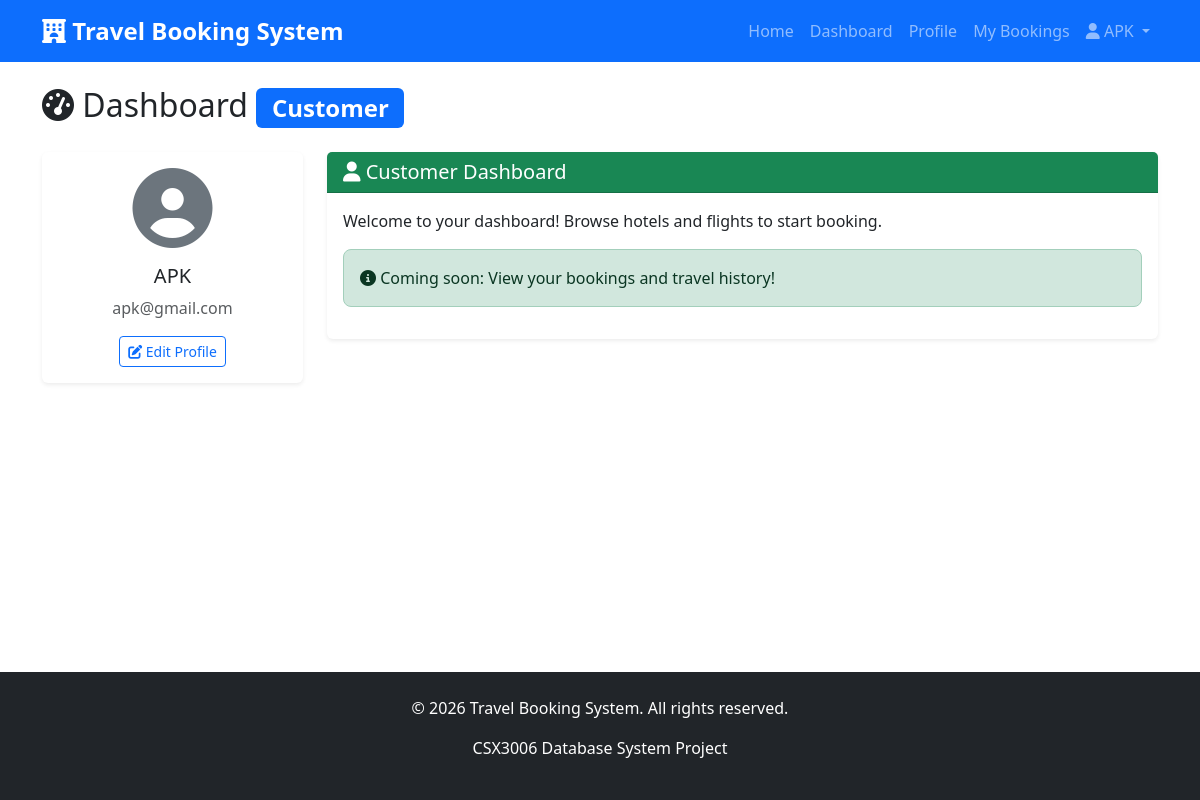
The app's page /accounts/dashboard/ (signed in) with its own data.
### accounts/models.py (models this page shows, shortened)
class User(AbstractUser):
    ROLE_CHOICES = [
        ('customer', 'Customer'),
        ('partner', 'Partner Admin'),
        ('admin', 'System Admin'),
    ]
    role = models.CharField(
        max_length=20,
        choices=ROLE_CHOICES,
        default='customer',
        help_text='User role in the system'
    )
    email = models.EmailField(
        unique=True,
        help_text='Email address (must be unique)'
    )
    phone = models.CharField(
        max_length=15,
        blank=True,
        null=True,
        help_text='Contact phone number'
    )
    created_at = models.DateTimeField(auto_now_add=True)
    updated_at = models.DateTimeField(auto_now=True)
    class Meta:
        verbose_name = 'User'
        verbose_name_plural = 'Users'
        ordering = ['-created_at']
    def is_partner(self):
        return self.role == 'partner'
    def is_system_admin(self):
        return self.role == 'admin'

### accounts/views.py (the view)
# urls.py: path('dashboard/', views.dashboard_view, name='dashboard'),
@login_required
def dashboard_view(request):
    context = {
        'user': request.user,
        'role': request.user.role,
    }
    if request.user.is_system_admin():
        context['total_users'] = User.objects.count()
        context['total_customers'] = User.objects.filter(role='customer').count()
        context['total_partners'] = User.objects.filter(role='partner').count()
    elif request.user.is_partner():
        return redirect('partners:partner_dashboard')
    else:
        context['message'] = 'Welcome to your dashboard! Browse hotels and flights to start booking.'
    return render(request, 'accounts/dashboard.html', context)

### templates/accounts/dashboard.html (shortened to what this page needs)
{% extends 'base.html' %}
{% block content %}
<div class="container">
    <h2 class="mb-4">
        <i class="fas fa-tachometer-alt"></i> Dashboard
        <span class="badge bg-primary">{{ user.get_role_display }}</span>
    </h2>
    <div class="row">
        <div class="col-md-3">
            <div class="card mb-3">
                <div class="card-body text-center">
                    {% if user.profile.profile_picture %}
                        <img src="{{ user.profile.profile_picture.url }}" alt="Profile" class="rounded-circle mb-3" style="width: 100px; height: 100px; object-fit: cover;">
                    {% else %}
                        <i class="fas fa-user-circle fa-5x text-secondary mb-3"></i>
                    {% endif %}
                    <h5>{{ user.username }}</h5>
                    <p class="text-muted">{{ user.email }}</p>
                    <a href="{% url 'accounts:profile' %}" class="btn btn-sm btn-outline-primary">
                        <i class="fas fa-edit"></i> Edit Profile
                    </a>
                </div>
            </div>
        </div>
        <div class="col-md-9">
            {% if user.is_system_admin %}
                <div class="card mb-3">
                    <div class="card-header bg-danger text-white">
                        <h5 class="mb-0"><i class="fas fa-crown"></i> System Admin Dashboard</h5>
                    </div>
                    <div class="card-body">
                        <div class="row">
                            <div class="col-md-4">
                                <div class="card bg-primary text-white">
                                    <div class="card-body">
                                        <h3>{{ total_users }}</h3>
                                        <p>Total Users</p>
                                    </div>
                                </div>
                            </div>
                            <div class="col-md-4">
                                <div class="card bg-success text-white">
                                    <div class="card-body">
                                        <h3>{{ total_customers }}</h3>
                                        <p>Customers</p>
                                    </div>
                                </div>
                            </div>
                            <div class="col-md-4">
                                <div class="card bg-info text-white">
                                    <div class="card-body">
                                        <h3>{{ total_partners }}</h3>
                                        <p>Partners</p>
                                    </div>
                                </div>
                            </div>
                        </div>
                        <div class="mt-3">
                            <a href="/admin/" class="btn btn-danger">
                                <i class="fas fa-cog"></i> Go to Admin Panel
                            </a>
                        </div>
                    </div>
                </div>
            {% else %}
                <div class="card mb-3">
                    <div class="card-header bg-success text-white">
                        <h5 class="mb-0"><i class="fas fa-user"></i> Customer Dashboard</h5>
                    </div>
                    <div class="card-body">
                        <p>{{ message }}</p>
                        <div class="alert alert-success">
                            <i class="fas fa-info-circle"></i> Coming soon: View your bookings and travel history!
                        </div>
                    </div>
                </div>
            {% endif %}
        </div>
    </div>
</div>
{% endblock %}

### templates/base.html (shortened to what this page needs)
<!DOCTYPE html>
<html lang="en">
<head>
    <link href="https://cdn.jsdelivr.net/npm/bootstrap@5.3.0/dist/css/bootstrap.min.css" rel="stylesheet">
    <link rel="stylesheet" href="https://cdnjs.cloudflare.com/ajax/libs/font-awesome/6.4.0/css/all.min.css">
    {% load static %}
    <link rel="stylesheet" href="{% static 'css/style.css' %}">
</head>
<body>
    <nav class="navbar navbar-expand-lg navbar-dark bg-primary">
        <div class="container">
            <a class="navbar-brand" href="{% url 'home' %}">
                <i class="fas fa-hotel"></i> Travel Booking System
            </a>
            <div class="collapse navbar-collapse" id="navbarNav">
                <ul class="navbar-nav ms-auto">
                    <li class="nav-item">
                        <a class="nav-link" href="{% url 'home' %}">Home</a>
                    </li>
                    {% if user.is_authenticated %}
                        <li class="nav-item">
                            <a class="nav-link" href="{% url 'accounts:dashboard' %}">Dashboard</a>
                        </li>
                        <li class="nav-item">
                            <a class="nav-link" href="{% url 'accounts:profile' %}">Profile</a>
                        </li>
                        <li class="nav-item">
                            <a class="nav-link" href="{% url 'bookings:my_bookings' %}">My Bookings</a>
                        </li>
                        <li class="nav-item dropdown">
                            <a class="nav-link dropdown-toggle" href="#" id="userDropdown"
                               role="button" data-bs-toggle="dropdown">
                                <i class="fas fa-user"></i> {{ user.get_full_name|default:user.username }}
                            </a>
                        </li>
                    {% endif %}
                </ul>
            </div>
        </div>
    </nav>
    <main class="py-4">
        {% block content %}{% endblock %}
    </main>
    <footer class="bg-dark text-white mt-5 py-4">
        <div class="container text-center">
            <p>&copy; 2026 Travel Booking System. All rights reserved.</p>
            <p>CSX3006 Database System Project</p>
        </div>
    </footer>
</body>
</html>

### static/css/style.css (style rules this page uses)
:root { --primary-color: #0d6efd; --secondary-color: #6c757d; --success-color: #198754; --danger-color: #dc3545; --warning-color: #ffc107; --info-color: #0dcaf0; }
body { font-family: 'Segoe UI', Tahoma, Geneva, Verdana, sans-serif; min-height: 100vh; display: flex; flex-direction: column; }
main { flex: 1; }
.card { transition: transform 0.2s; border: none; box-shadow: 0 0.125rem 0.25rem rgba(0,0,0,0.075); }
.btn { transition: all 0.3s; }
footer { margin-top: auto; }
.navbar-brand { font-weight: bold; font-size: 1.5rem; }
.alert { border-radius: 0.5rem; }

### records on screen
User: get_full_name "APK", role "Customer", username "APK", email "apk@gmail.com"

### other values on screen
{{ message }} "Welcome to your dashboard! Browse hotels and flights to start booking."
